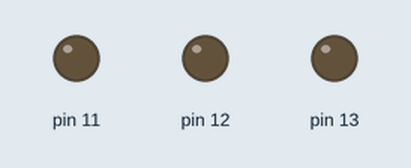
Bench run of a sketch on a simulated Arduino Uno, built with avr-gcc and run on an emulated ATmega328P. Shown: output pins drawn as LEDs (lit = HIGH).

Above: at 0.1 s.
At 6.1 s:
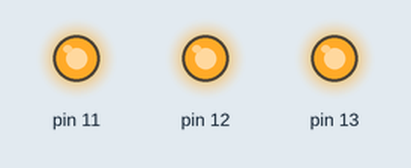
At 12.1 s:
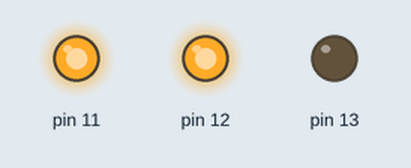
At 18.1 s:
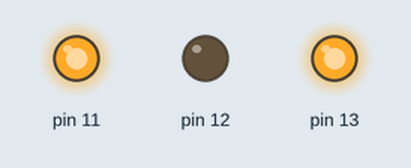
At 28.1 s:
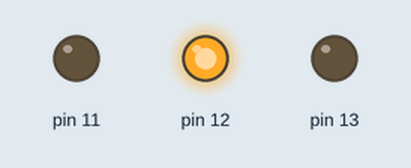
At 38.1 s:
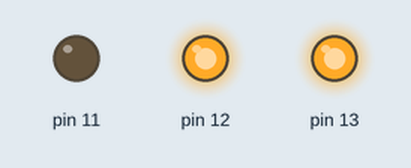
Timing chart, 0 to 39.6 s (numbered marks = the images above):
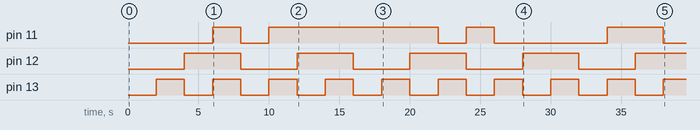

The sketch:

projeto_de_portas_l_gicas1.ino
```cpp
void setup()
{
  pinMode(13, OUTPUT);
  pinMode(12, OUTPUT);
  pinMode(11, OUTPUT);
}

  bool func_and(bool a, bool b){
    if(!a && !b){
        digitalWrite(13, LOW);
        digitalWrite(12, LOW);
  		digitalWrite(11, LOW);
    }else if(a && !b){
    	digitalWrite(13, HIGH);
  		digitalWrite(12, LOW);
  		digitalWrite(11, LOW);
    }else if(!a && b){
    	digitalWrite(13, LOW);
  		digitalWrite(12, HIGH);
  		digitalWrite(11, LOW);
    }else if(a && b){
    	digitalWrite(13, HIGH);
  		digitalWrite(12, HIGH);
  		digitalWrite(11, HIGH);
    }
  }

  bool func_or(bool a, bool b){
    if(!a && !b){
        digitalWrite(13, LOW);
        digitalWrite(12, LOW);
  		digitalWrite(11, LOW);
    }else if(a && !b){
    	digitalWrite(13, HIGH);
  		digitalWrite(12, LOW);
  		digitalWrite(11, HIGH);
    }else if(!a && b){
    	digitalWrite(13, LOW);
  		digitalWrite(12, HIGH);
  		digitalWrite(11, HIGH);
    }else if(a && b){
    	digitalWrite(13, HIGH);
  		digitalWrite(12, HIGH);
  		digitalWrite(11, HIGH);
    }
  }

  bool func_nand(bool a, bool b){
    if(!a && !b){
        digitalWrite(13, LOW);
        digitalWrite(12, LOW);
  		digitalWrite(11, HIGH);
    }else if(a && !b){
    	digitalWrite(13, HIGH);
  		digitalWrite(12, LOW);
  		digitalWrite(11, HIGH);
    }else if(!a && b){
    	digitalWrite(13, LOW);
  		digitalWrite(12, HIGH);
  		digitalWrite(11, HIGH);
    }else if(a && b){
    	digitalWrite(13, HIGH);
  		digitalWrite(12, HIGH);
  		digitalWrite(11, LOW);
    }
  }

  bool func_nor(bool a, bool b){
    if(!a && !b){
        digitalWrite(13, LOW);
        digitalWrite(12, LOW);
  		digitalWrite(11, HIGH);
    }else if(a && !b){
    	digitalWrite(13, HIGH);
  		digitalWrite(12, LOW);
  		digitalWrite(11, LOW);
    }else if(!a && b){
    	digitalWrite(13, LOW);
  		digitalWrite(12, HIGH);
  		digitalWrite(11, LOW);
    }else if(a && b){
    	digitalWrite(13, HIGH);
  		digitalWrite(12, HIGH);
  		digitalWrite(11, LOW);
    }
  }

  bool func_xor(bool a, bool b){
    if(!a && !b){
        digitalWrite(13, LOW);
        digitalWrite(12, LOW);
  		digitalWrite(11, LOW);
    }else if(a && !b){
    	digitalWrite(13, HIGH);
  		digitalWrite(12, LOW);
  		digitalWrite(11, HIGH);
    }else if(!a && b){
    	digitalWrite(13, LOW);
  		digitalWrite(12, HIGH);
  		digitalWrite(11, HIGH);
    }else if(a && b){
    	digitalWrite(13, HIGH);
  		digitalWrite(12, HIGH);
  		digitalWrite(11, LOW);
    }
  }

  bool func_xnor(bool a, bool b){
    if(!a && !b){
        digitalWrite(13, LOW);
        digitalWrite(12, LOW);
  		digitalWrite(11, HIGH);
    }else if(a && !b){
    	digitalWrite(13, HIGH);
  		digitalWrite(12, LOW);
  		digitalWrite(11, LOW);
    }else if(!a && b){
    	digitalWrite(13, LOW);
  		digitalWrite(12, HIGH);
  		digitalWrite(11, LOW);
    }else if(a && b){
    	digitalWrite(13, HIGH);
  		digitalWrite(12, HIGH);
  		digitalWrite(11, HIGH);
    }
  }

void loop()
{
  //---------------TESTE----------------------------------
  //func_and(false, false);
  //func_and(true, false);
  //func_and(false, true);
  //func_and(true, true);

  //func_or(false, false);
  //func_or(true, false);
  //func_or(false, true);
  //func_or(true, true);

  //func_nand(false, false);
  //func_nand(true, false);
  //func_nand(false, true);
  //func_nand(true, true);

  //func_nor(false, false);
  //func_nor(true, false);
  //func_nor(false, true);
  //func_nor(true, true);

  //func_xor(false, false);
  //func_xor(true, false);
  //func_xor(false, true);
  //func_xor(true, true);

  //func_xnor(false, false);
  //func_xnor(true, false);
  //func_xnor(false, true);
  //func_xnor(true, true);
  //--------------------------------------------------------

  int i = 1;
  //variavel para trocar a execucao das funcoes
  int troca = 1;
  //Inicia ambas como falso
  bool a = false;
  bool b = false;

  // sao 4 possibilidades de combinacao true x false
  while (i<=4){

    if(i==1){
      a=false;
      b=false;
    }else if(i==2){
      a=true;
      b=false;
    }else if(i==3){
      a=false;
      b=true;
    }else if(i==4){
      a=true;
      b=true;
    }

    if(troca == 1)
    	func_and(a,b);
    else if (troca == 2)
    	func_or(a,b);
    else if (troca == 3)
       	func_nand(a,b);
    else if (troca == 4)
       	func_nor(a,b);
    else if (troca == 5)
       	func_xor(a,b);
    else if (troca == 6)
       	func_xnor(a,b);

    delay(2000);

    if (i==4){
    	i=1;
    	troca++;
    }
    else {
    	i++;
    }

    //quando rodar as 6 funcoes, recomeca novamente
    if(troca > 6){
    	troca = 1;
    }


  }

}

  
```

Measured:
- by itself, pin 11: LOW → HIGH at 6.0 s, → LOW 2.0 s later, → HIGH 2.0 s later, → LOW 12.0 s later, … (8 changes in this stretch)
- by itself, pin 12: alternates HIGH for 4.0 s and LOW for 4.0 s
- by itself, pin 13: alternates HIGH for 2.0 s and LOW for 2.0 s
